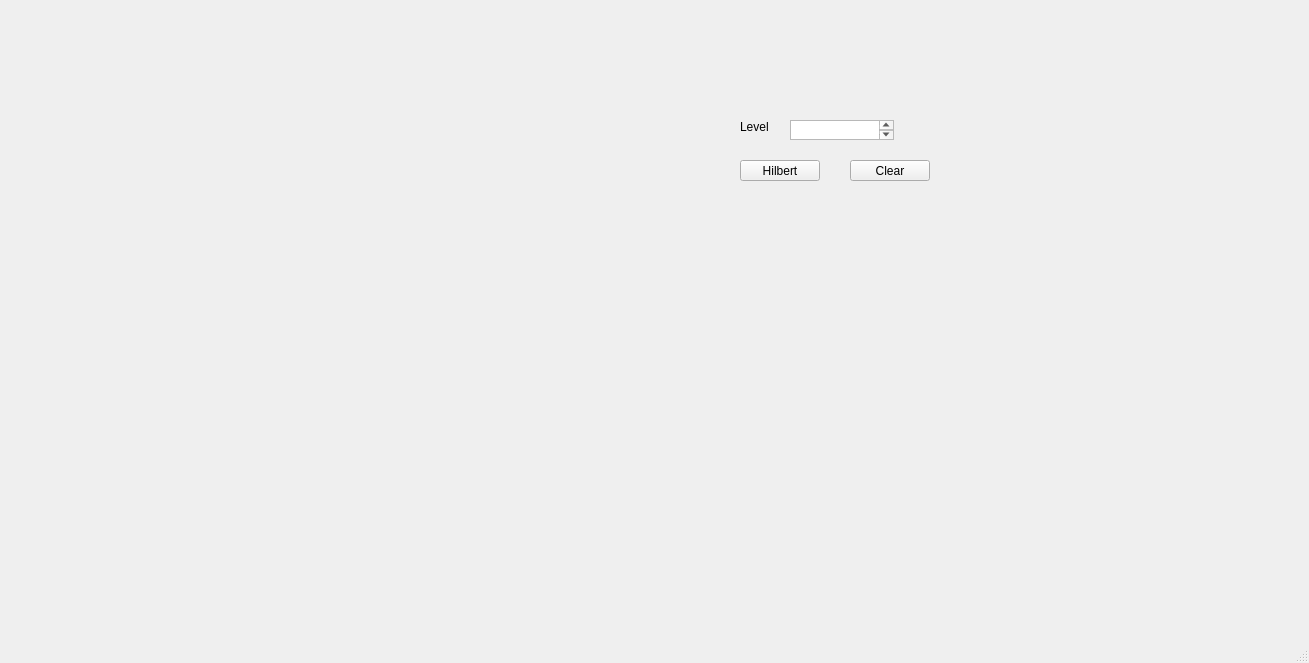
<?xml version="1.0" encoding="UTF-8"?>
<ui version="4.0">
 <class>MainWindow</class>
 <widget class="QMainWindow" name="MainWindow">
  <property name="geometry">
   <rect>
    <x>0</x>
    <y>0</y>
    <width>1309</width>
    <height>663</height>
   </rect>
  </property>
  <property name="windowTitle">
   <string>MainWindow</string>
  </property>
  <widget class="QWidget" name="centralwidget">
   <widget class="QLabel" name="window">
    <property name="geometry">
     <rect>
      <x>0</x>
      <y>0</y>
      <width>512</width>
      <height>512</height>
     </rect>
    </property>
    <property name="text">
     <string/>
    </property>
   </widget>
   <widget class="QLabel" name="label_2">
    <property name="geometry">
     <rect>
      <x>740</x>
      <y>120</y>
      <width>47</width>
      <height>13</height>
     </rect>
    </property>
    <property name="text">
     <string>Level</string>
    </property>
   </widget>
   <widget class="QPushButton" name="pushButton">
    <property name="geometry">
     <rect>
      <x>740</x>
      <y>160</y>
      <width>80</width>
      <height>21</height>
     </rect>
    </property>
    <property name="text">
     <string>Hilbert</string>
    </property>
   </widget>
   <widget class="QPlainTextEdit" name="level">
    <property name="geometry">
     <rect>
      <x>790</x>
      <y>120</y>
      <width>104</width>
      <height>20</height>
     </rect>
    </property>
   </widget>
   <widget class="QPushButton" name="pushButton_2">
    <property name="geometry">
     <rect>
      <x>850</x>
      <y>160</y>
      <width>80</width>
      <height>21</height>
     </rect>
    </property>
    <property name="text">
     <string>Clear</string>
    </property>
   </widget>
  </widget>
  <widget class="QMenuBar" name="menubar">
   <property name="geometry">
    <rect>
     <x>0</x>
     <y>0</y>
     <width>1309</width>
     <height>22</height>
    </rect>
   </property>
  </widget>
  <widget class="QStatusBar" name="statusbar"/>
 </widget>
 <resources/>
 <connections/>
</ui>
